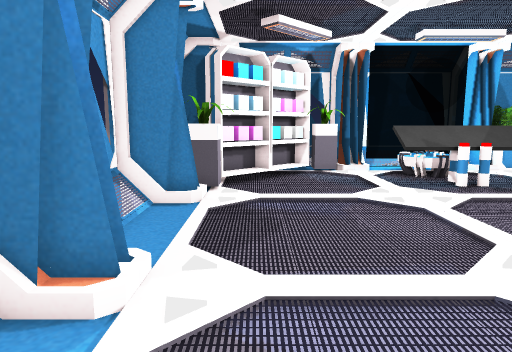
[1] (above)

24 first-person views from a walk through a Unity game level. The camera is 1.4 m above the floor, tilts 8° down and sees 70° across. The floor is counted in squares, 0.5 m on a side. Each view is taken from the middle of a square. On the plan, view 1 faces up. The plan holds only what a view shows up to about 20 squares ahead; the rest is blank. The player is left out. Door leaves are left out, so doorways stand open.

[2]
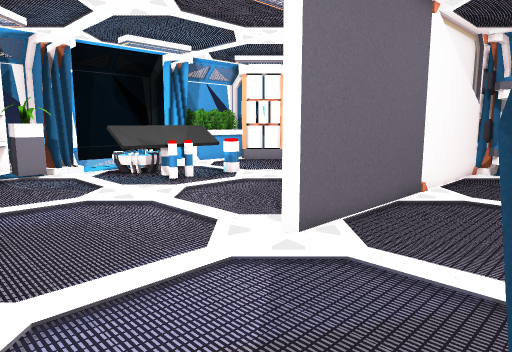

[3]
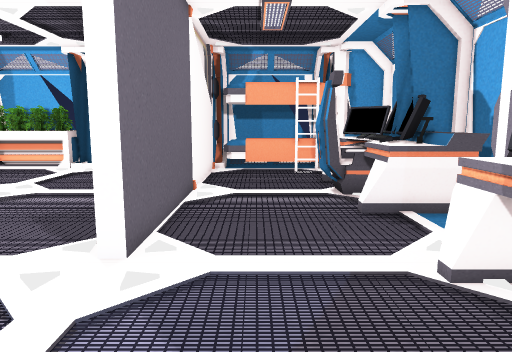

[4]
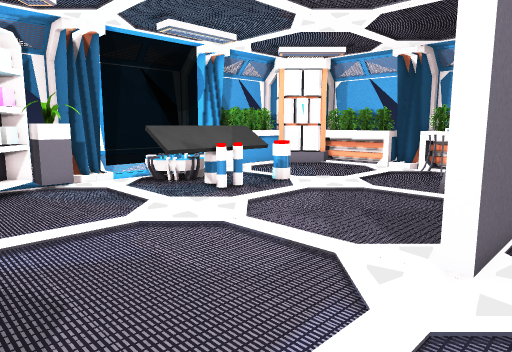

[5]
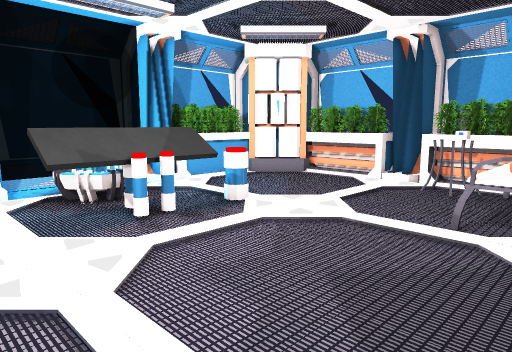

[6]
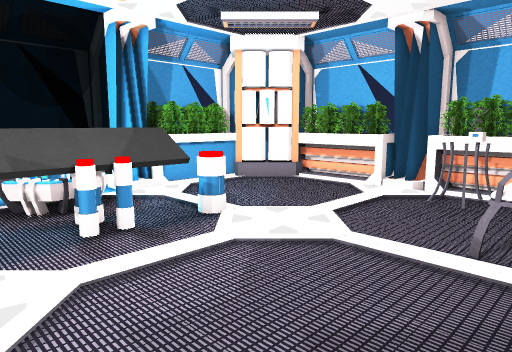

[7]
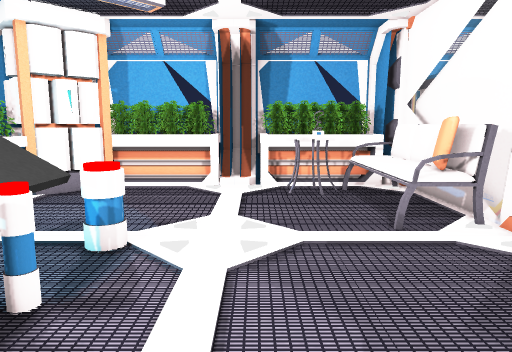

[8]
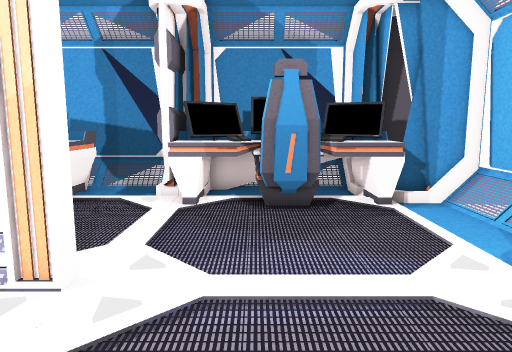

[9]
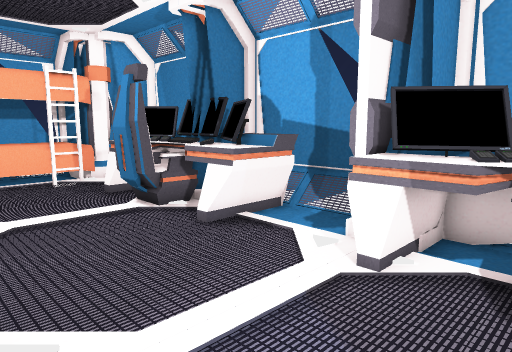

[10]
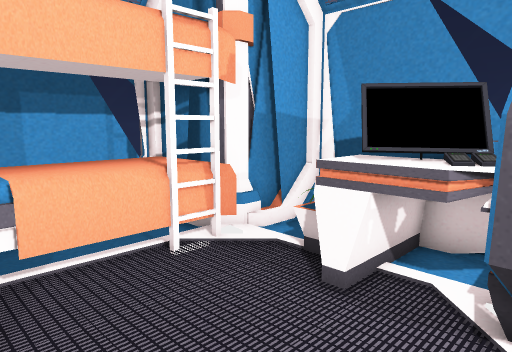

[11]
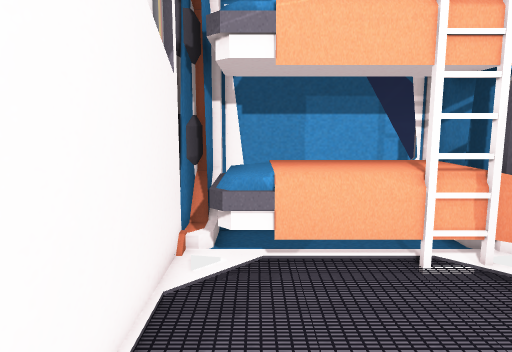

[12]
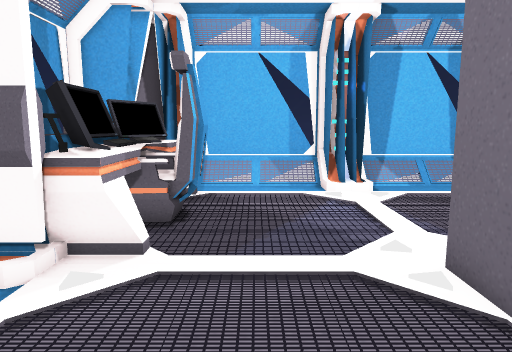

[13]
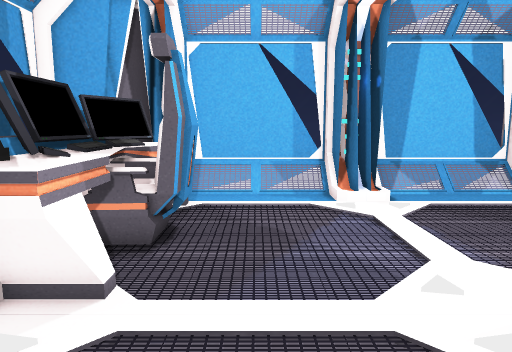

[14]
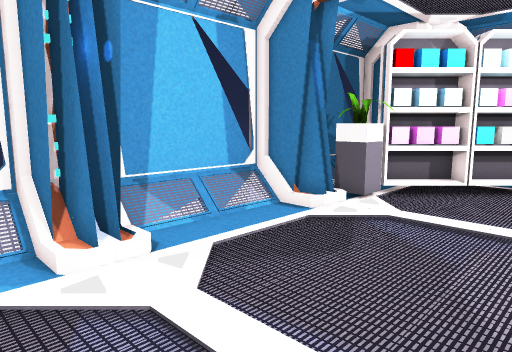

[15]
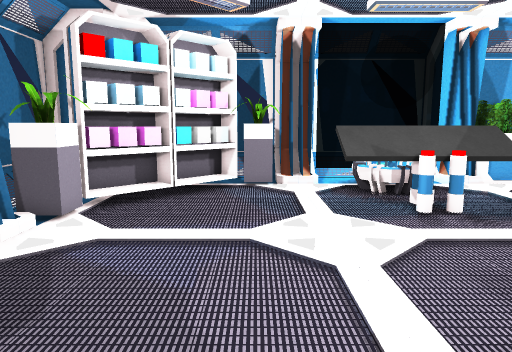

[16]
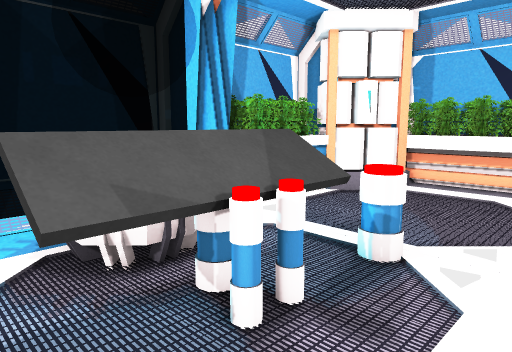

[17]
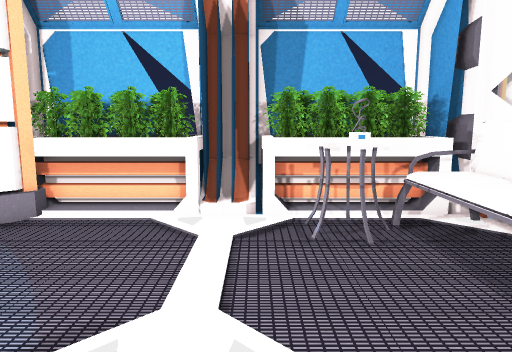

[18]
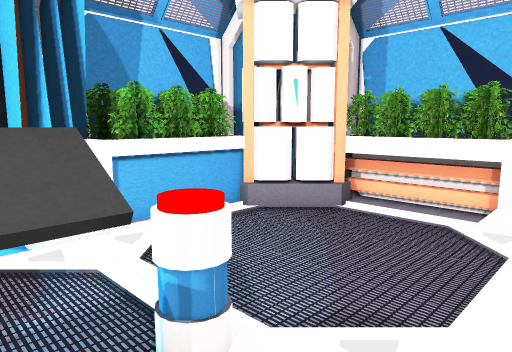

[19]
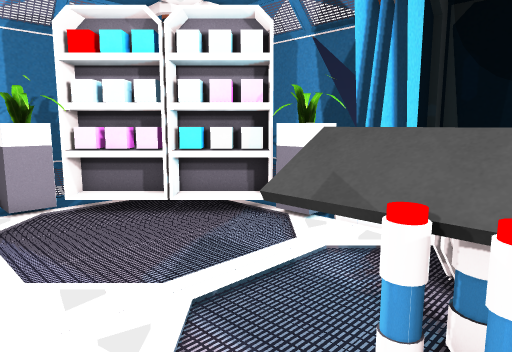

[20]
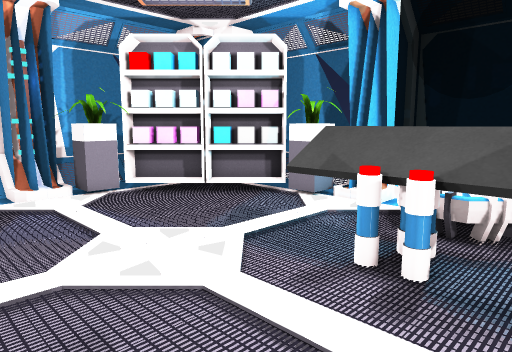

[21]
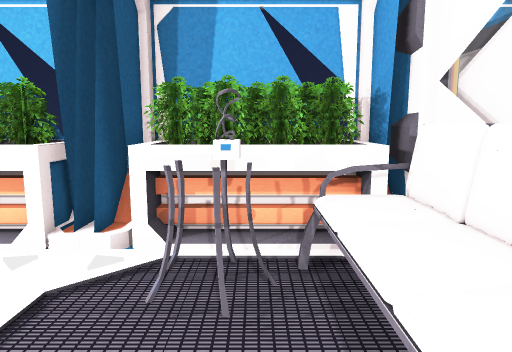

[22]
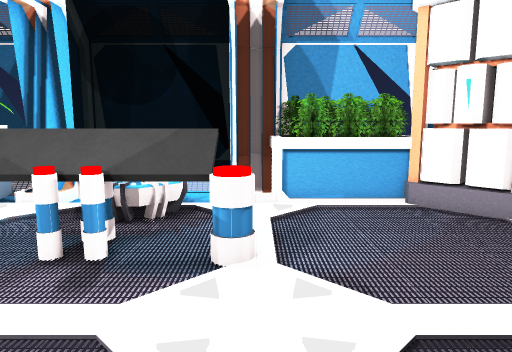

[23]
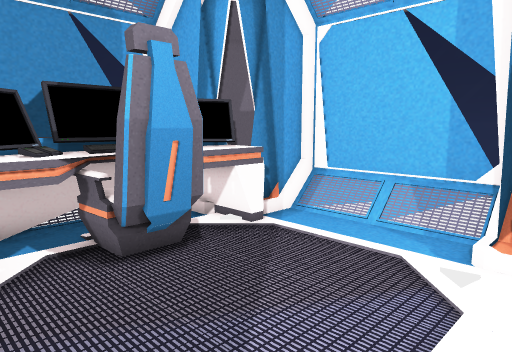

[24]
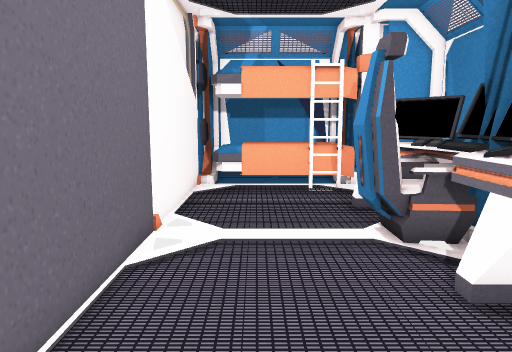

### Floor plan
Key: @ floor where view 1 was taken; # wall or solid block; . floor; / step, stairs or slope; D open door; = window, fence, low wall or low ledge; O other object.
Columns run from 5 left of view 1 to 25 right of it. Each row starts with its distance up from view 1.
 25      =====#        #OOOOOO#
 24       / //##      ##OOOOOO###
 23       ./..###     ##OOOOOOO#
 22       .OO.///.OOO..=OOOOOO.O
 21 ##   .OOO..... O ..........#O##
 20 =   .OOO......OOO..........OOOO
 19 = ..OOO.....OOOOOOO........OOOO
 18 =/.OOO......OOOOOOO........OOOO
 17 =/OOO.......OOOOOOOO.......OOOO
 16 =/................OO.......OOOO
 15 ###/.......................OOO#
 14  ##/........................###
 13 ###/.......................OO##
 12 =/......................OO.OOOO
 11 =/......................OOOOOOO
 10 =/......................OOOOOOO
  9 =/..................OOOOOOOOOOO
  8 =/..................OOOOOOOOOOO
  7 ###/...........  ...OOOOOOOOO##
  6  ##/.......OOOOOOOOO==#########
  5 ###/.......DD.............OOO##
  4 =/.........DD.............OOOO#
  3 =/.........DD.............OOOO#
  2 =/.........DD.............OOOO#
  1 =/.....O...DD......O......OOOO#
  0 =/...@OOO..DD.....OOO.....OOOO#
 -1 ###OOOOOOOOOD..OOOOOOOOO..OOO##
 -2  ##OOOOOOOOO#..OOOOOOOOO...O###
 -3   #OOOOOOOOO#..OOOOOOOOO .###
 -4   ####OOOO###//O O#  ##   ##
 -5     ####==###=====#  #====#

Positions as (right, up) in squares from view 1, and headings:
1: (0, 0), facing up
2: (-1, 0), facing up-right
3: (-1, 3), facing right
4: (-1, 4), facing up-right
5: (4, 6), facing up-right
6: (6, 7), facing up-right
7: (5, 13), facing right
8: (3, 12), facing down
9: (2, 6), facing down-right
10: (14, 5), facing down-right
11: (14, 4), facing right
12: (13, 2), facing left
13: (11, 2), facing left
14: (5, 3), facing up-left
15: (4, 5), facing up
16: (6, 13), facing up-right
17: (11, 13), facing right
18: (11, 13), facing up-right
19: (11, 13), facing up-left
20: (13, 10), facing up-left
21: (14, 10), facing right
22: (14, 9), facing up
23: (6, 7), facing down-left
24: (5, 3), facing right
